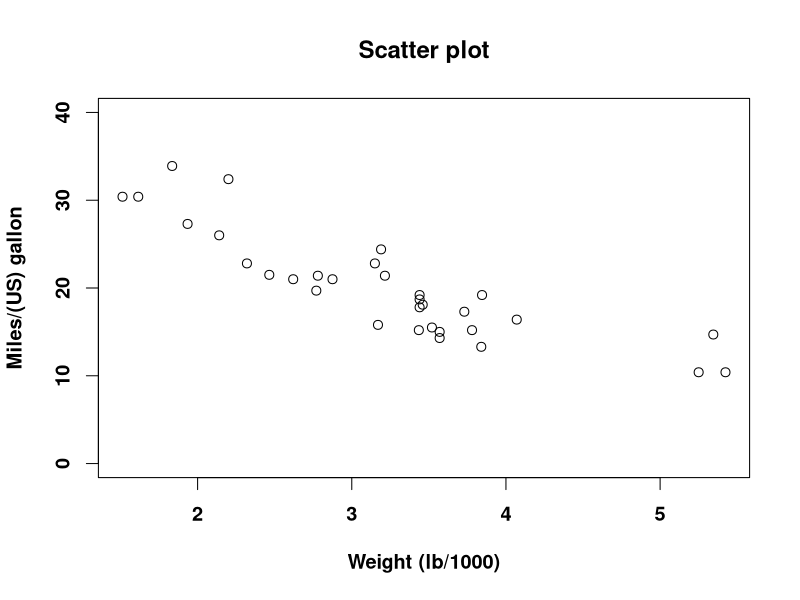

Recreate this plot in R. (Note: this script raises an error after producing the figure.)
## ---- chunk 1
knitr::opts_chunk$set(echo = TRUE)
library(ggrepel)
## ---- chunk 2
par(font.lab=2, font.axis=2, cex=1.2)
plot(mpg ~ wt, data=mtcars, xlab='Weight (lb/1000)', ylab='Miles/(US) gallon',
     main='Scatter plot', ylim=c(0, 40))
## ---- chunk 3
summary(model) # an overview

beta_hat <- model$coefficients #extracting beta hat
X <- model.matrix(model) #design matrix
Y <- mtcars$mpg #actual values
Y_hat <- predict(model) #values estimated by the model
epsilon <- model$residuals #residuals


#Plot

x <- mtcars$wt #actual x-values

ggplot(mtcars, aes(wt, mpg))+ #actual data
  geom_point()+
  geom_point(aes(x,Y_hat))+ #points predicted by the quadratic model
  stat_smooth(aes(y = Y_hat),method = "lm", formula = y ~ x, size = 1, color = "green")  

## ---- chunk 4
X_new <- cbind(X, x^2)

#OLS
beta_hat_new <- solve(t(X_new) %*% X_new) %*% t(X_new) %*% Y
beta_hat_new

## ---- chunk 5
model2 <- lm(Y~X_new[,3]+X_new[,2])
summary(model2)

#The estimated betas are the same for OLS and lm

#Plot
Y_hat_new <- predict(model2)

ggplot(mtcars, aes(wt, mpg))+ #actual data
  geom_point()+
  geom_point(aes(x,Y_hat_new))+ #points predicted by the quadratic model
  stat_smooth(aes(y = Y_hat_new),method = "lm", formula = y ~ x + I(x^2), size = 1, color = "red")
  

## ---- chunk 6
sum((model$residuals)^2) #linear
sum((model2$residuals)^2) #quadratic

#The quadratic fit has the lower sum of squared errors.
## ---- chunk 7
X3 <- cbind(Xnew, x^3) 

model3 <- lm(Y~X3[,4] + X3[,3] + X3[,2])
summary(model3)

Y_hat_3 <- predict(model3)

#Plot
ggplot(mtcars, aes(wt, mpg))+ #actual data
  geom_point()+
  geom_point(aes(x,Y_hat_new))+ #points predicted by the quadratic model
  stat_smooth(aes(y = Y_hat_new),method = "lm", formula = y ~ x + I(x^2), size = 1, color = "red")+
  geom_point(aes(x, Y_hat_3))+ #points predicted by the cubic model
  stat_smooth(aes(y = Y_hat_3),method = "lm", formula = y ~ x + I(x^2) + I(x^3), size = 1, color = "blue")
## ---- chunk 8
#SSE
sum((model2$residuals)^2) - sum((model3$residuals)^2)
  
#there is almost no difference in the sum of squared errors for the two models, which makes sense, since they are shown to be almost on top of each other in the plot
## ---- chunk 9
#Beta_3

coef(model3)[2]
#The estimate of beta3 is quite small, which means that the model is not made very different by including it (compared to going with a quadratic model as before) 
## ---- chunk 10
lm(mpg ~ 1, data=mtcars)
## ---- chunk 11
logit <-     function(x) log(x / (1 - x))
inv.logit <- function(x) exp(x) / (1 + exp(x))
## ---- chunk 12
# I do not understand this question
## ---- chunk 13
#Plot
#mtcars <- mtcars %>% rownames_to_column()


ggplot(mtcars, aes(x,am))+
  geom_point(aes(colour=inv.logit(predict(logistic.model))))+
  xlim(0,7)+
  stat_smooth(method="glm", se=FALSE, method.args = list(family=binomial))
  

#i 
#The estimated intercept is the predicted value on the log-odds scale for a hypothetical car with weight wt = 0.

## ---- chunk 14
# The estimated probability of the Pontiac Firebird having automatic (0) transmission is about 97 %:
1-inv.logit(12.040-4.024*3.845)
## ---- chunk 15
#iii

ggplot(mtcars, aes(x,inv.logit(predict(logistic.model))), label = rowname)+
  geom_point(aes(colour=am))+
  xlim(0,7)+
  geom_text_repel(aes(label=ifelse(inv.logit(predict(logistic.model))>0.5 & am == 0|inv.logit(predict(logistic.model))<0.5 & am == 1,rowname, ''), colour = am),hjust=0, vjust=0)
## ---- chunk 16

#Plot
ggplot(mtcars, aes(wt, mpg))+ #actual data
  geom_point()+
  geom_point(aes(x,Y_hat_new))+ #points predicted by the quadratic model
  stat_smooth(aes(y = Y_hat_new),method = "lm", formula = y ~ x + I(x^2), size = 1, color = "red")+ #quadratic
  geom_point(aes(x,Y_hat ))+ #points predicted by the linear model
  stat_smooth(aes(y = Y_hat),method = "lm", formula = y ~ x, color = "green") #linear fit

#i
#Yes, adding the quadratic term makes the model fit the data better, as we also calculated when we compared SSE in exercise 2.2.
## ---- chunk 17
AIC(model, model2, model3)

#The model with the lowest AIC value is the quadratic model (model2), making it the model that is best suited to fit our data according to AIC. 

#Residual deviance??


## ---- chunk 18
library(lme4)
mixed.model <- lmer(mpg ~ wt + (1 | cyl), data=mtcars)
## ---- chunk 19
par(font.lab=2, font.axis=2, cex=1.2)
plot(mtcars$wt, fitted.values(mixed.model),
     main='Linear regression with group intercepts (n cylinders)',
    xlab='Weight (lb/1000)', ylab='Miles/(US) gallon',
    pch=3)
## ---- chunk 20
mixed.model <- lmer(mpg ~ wt + (wt | cyl), data=mtcars)
plot(mtcars$wt, fitted.values(mixed.model),
     main='Linear regression with group intercepts and group slopes (n cylinders)',
    xlab='Weight (lb/1000)', ylab='Miles/(US) gallon',
    pch=3)
